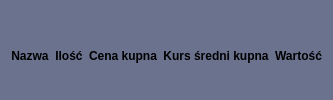
               <widget class="QFrame" name="frame_crypto_titles">
                <property name="styleSheet">
                 <string notr="true">background-color: #6B728E;
border-bottom-left-radius: 0px;
border-bottom-right-radius: 0px;</string>
                </property>
                <property name="frameShape">
                 <enum>QFrame::StyledPanel</enum>
                </property>
                <property name="frameShadow">
                 <enum>QFrame::Raised</enum>
                </property>
                <layout class="QHBoxLayout" name="horizontalLayout_10">
                 <property name="topMargin">
                  <number>11</number>
                 </property>
                 <property name="bottomMargin">
                  <number>0</number>
                 </property>
                 <item>
                  <widget class="QLabel" name="label_crypto_name">
                   <property name="font">
                    <font>
                     <weight>75</weight>
                     <bold>true</bold>
                    </font>
                   </property>
                   <property name="text">
                    <string>Nazwa</string>
                   </property>
                   <property name="alignment">
                    <set>Qt::AlignCenter</set>
                   </property>
                  </widget>
                 </item>
                 <item>
                  <widget class="QLabel" name="label_crypto_quantity">
                   <property name="font">
                    <font>
                     <weight>75</weight>
                     <bold>true</bold>
                    </font>
                   </property>
                   <property name="text">
                    <string>Ilość</string>
                   </property>
                   <property name="alignment">
                    <set>Qt::AlignCenter</set>
                   </property>
                  </widget>
                 </item>
                 <item>
                  <widget class="QLabel" name="label_crypto_buyprice">
                   <property name="font">
                    <font>
                     <weight>75</weight>
                     <bold>true</bold>
                    </font>
                   </property>
                   <property name="text">
                    <string>Cena kupna</string>
                   </property>
                   <property name="alignment">
                    <set>Qt::AlignCenter</set>
                   </property>
                  </widget>
                 </item>
                 <item>
                  <widget class="QLabel" name="label_crypto_rate">
                   <property name="font">
                    <font>
                     <weight>75</weight>
                     <bold>true</bold>
                    </font>
                   </property>
                   <property name="text">
                    <string>Kurs średni kupna</string>
                   </property>
                   <property name="alignment">
                    <set>Qt::AlignCenter</set>
                   </property>
                  </widget>
                 </item>
                 <item>
                  <widget class="QLabel" name="label_crypto_value">
                   <property name="font">
                    <font>
                     <weight>75</weight>
                     <bold>true</bold>
                    </font>
                   </property>
                   <property name="text">
                    <string>Wartość</string>
                   </property>
                   <property name="alignment">
                    <set>Qt::AlignCenter</set>
                   </property>
                  </widget>
                 </item>
                </layout>
               </widget>
